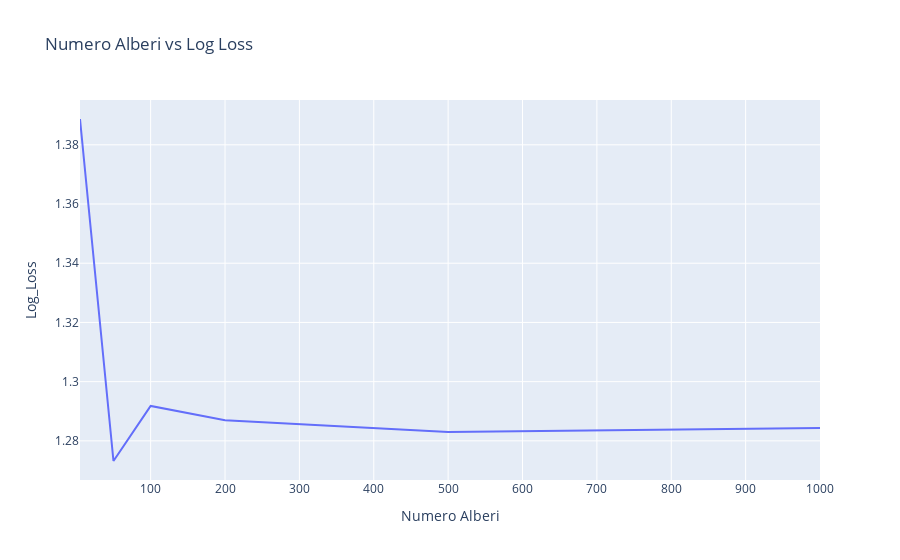

Notebook source saved alongside this figure:
### Code cell
# Creare un dizionario con i valori di n_estimators (alberi) e log loss
results_dict = {'Numero Alberi': n_estimators, 'Log_Loss': log_loss_values}

# Creare un DataFrame da Pandas utilizzando il dizionario
model_df = pd.DataFrame(results_dict)

# Ordinare il DataFrame in base a N_estimators in ordine decrescente
model_df.sort_values(by='Numero Alberi', ascending=False, inplace=True)

# Creare un grafico a linee per visualizzare N_estimators rispetto a Log Loss
fig = px.line(model_df, x='Numero Alberi', y='Log_Loss', title='Numero Alberi vs Log Loss')

# Visualizzare il grafico
fig.show()

### Figure 1 — Plotly figure (JSON) as saved in the notebook; plotly's stock layout.template omitted (floating-point values rounded to 4 significant figures)
{"data": [{"hovertemplate": "Numero Alberi=%{x}<br>Log_Loss=%{y}<extra></extra>", "legendgroup": "", "line": {"color": "#636efa", "dash": "solid"}, "marker": {"symbol": "circle"}, "mode": "lines", "name": "", "orientation": "v", "showlegend": false, "type": "scatter", "x": [1000, 500, 200, 100, 50, 5], "xaxis": "x", "y": [1.284, 1.283, 1.287, 1.292, 1.273, 1.389], "yaxis": "y"}], "layout": {"autosize": true, "legend": {"tracegroupgap": 0}, "title": {"text": "Numero Alberi vs Log Loss"}, "xaxis": {"anchor": "y", "autorange": true, "domain": [0, 1], "range": [5, 1000], "title": {"text": "Numero Alberi"}, "type": "linear"}, "yaxis": {"anchor": "x", "autorange": true, "domain": [0, 1], "range": [1.267, 1.395], "title": {"text": "Log_Loss"}, "type": "linear"}}}
